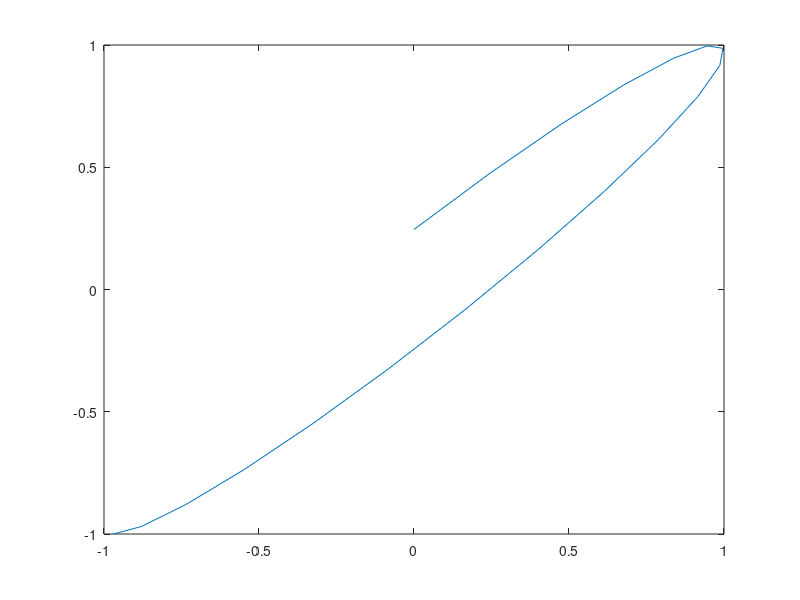

The MATLAB script that drew this image:
close all
clear all

N = 20;
t = linspace(0,3*pi/2,N);

for i = 1:N-1

    v(i) = sin(t(i)) ;
    w(i) = sin(t(i+1)) ;
end

figure
plot(v,w)

v 

w